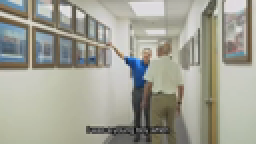
#> input picture .qual-scratch/dense_test/d_0001.png, 128 x 72 px (shown 2 times larger)
$ python test_gate.py .qual-scratch/dense_test/d_0001.png
#> lines starting #> are read from the running program, lines starting #| are printed output that depends on the picture; long printed decimals are rounded
from PIL import Image, ImageChops, ImageFilter, ImageStat
import sys
import numpy as np

def test_gate(img_path):
#> called with img_path = '.qual-scratch/dense_test/d_0001.png'
    with Image.open(img_path) as img:
#> img is the input picture: PIL image 128x72 RGB; mean R, G, B 160.7, 160.8, 149
        gray = img.convert("L")
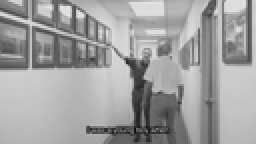
#> gray: PIL image 128x72 L (shown 2 times larger); min 12, max 233, mean 159.4
        # bottom 30%
        bottom = gray.crop((0, int(gray.height * 0.7), gray.width, gray.height))
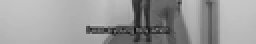
#> bottom: PIL image 128x22 L (shown 2 times larger); min 12, max 198, mean 152.9
        edges = ImageChops.subtract(bottom, bottom.filter(ImageFilter.MinFilter(3)))
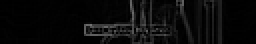
#> edges: PIL image 128x22 L (shown 2 times larger); min 0, max 115, mean 10.3
        stat = ImageStat.Stat(edges)
        print("Edge mean:", stat.mean[0])
#| Edge mean: 10.319
        print("Edge stddev:", stat.stddev[0])
#| Edge stddev: 18.133
        # Also check variance of the bottom part directly
        print("Bottom stddev:", ImageStat.Stat(bottom).stddev[0])
#| Bottom stddev: 44.550

if __name__ == '__main__':
    test_gate(sys.argv[1])

$ run again, on .qual-scratch/dense_test/d_0003.png
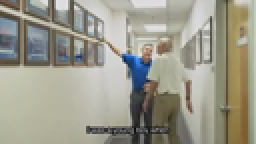
#> input picture .qual-scratch/dense_test/d_0003.png, 128 x 72 px (shown 2 times larger)
#> in test_gate, img is the input picture: PIL image 128x72 RGB; mean R, G, B 155.4, 153.8, 140.1
#> in test_gate, `gray = img.convert("L")`:
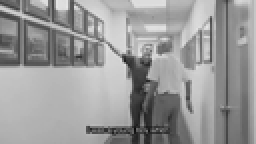
#> gray: PIL image 128x72 L (shown 2 times larger); min 10, max 230, mean 152.7
#> in test_gate, `edges = ImageChops.subtract(bottom, bottom.filter(ImageFilter.MinFilte..`:
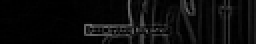
#> edges: PIL image 128x22 L (shown 2 times larger); min 0, max 116, mean 11.7
#| Edge mean: 11.707
#| Edge stddev: 18.883
#| Bottom stddev: 44.002

$ run again, on .qual-scratch/dense_test/d_0004.png
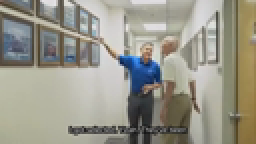
#> input picture .qual-scratch/dense_test/d_0004.png, 128 x 72 px (shown 2 times larger)
#> in test_gate, img is the input picture: PIL image 128x72 RGB; mean R, G, B 152.3, 150.6, 138.4
#> in test_gate, `gray = img.convert("L")`:
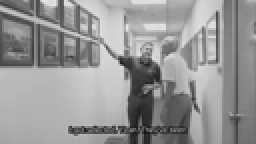
#> gray: PIL image 128x72 L (shown 2 times larger); min 22, max 229, mean 149.7
#> in test_gate, `edges = ImageChops.subtract(bottom, bottom.filter(ImageFilter.MinFilte..`:
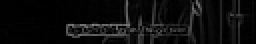
#> edges: PIL image 128x22 L (shown 2 times larger); min 0, max 133, mean 12.8
#| Edge mean: 12.790
#| Edge stddev: 21.838
#| Bottom stddev: 45.164

$ run again, on .qual-scratch/dense_test/d_0005.png
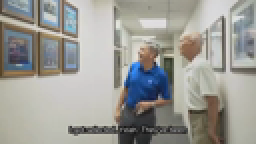
#> input picture .qual-scratch/dense_test/d_0005.png, 128 x 72 px (shown 2 times larger)
#> in test_gate, img is the input picture: PIL image 128x72 RGB; mean R, G, B 155.4, 155.1, 149.9
#> in test_gate, `gray = img.convert("L")`:
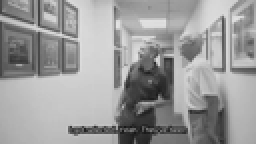
#> gray: PIL image 128x72 L (shown 2 times larger); min 22, max 227, mean 154.6
#> in test_gate, `edges = ImageChops.subtract(bottom, bottom.filter(ImageFilter.MinFilte..`:
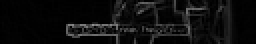
#> edges: PIL image 128x22 L (shown 2 times larger); min 0, max 144, mean 13.6
#| Edge mean: 13.562
#| Edge stddev: 22.585
#| Bottom stddev: 51.628
